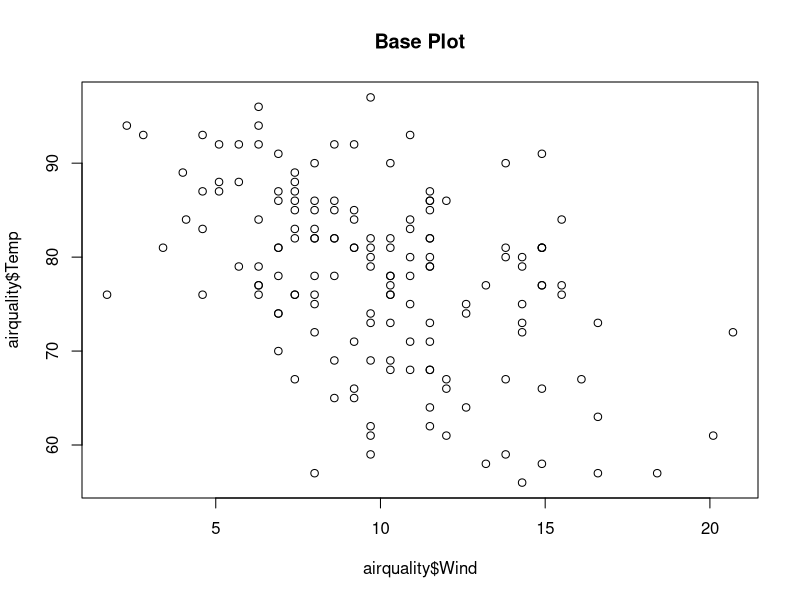
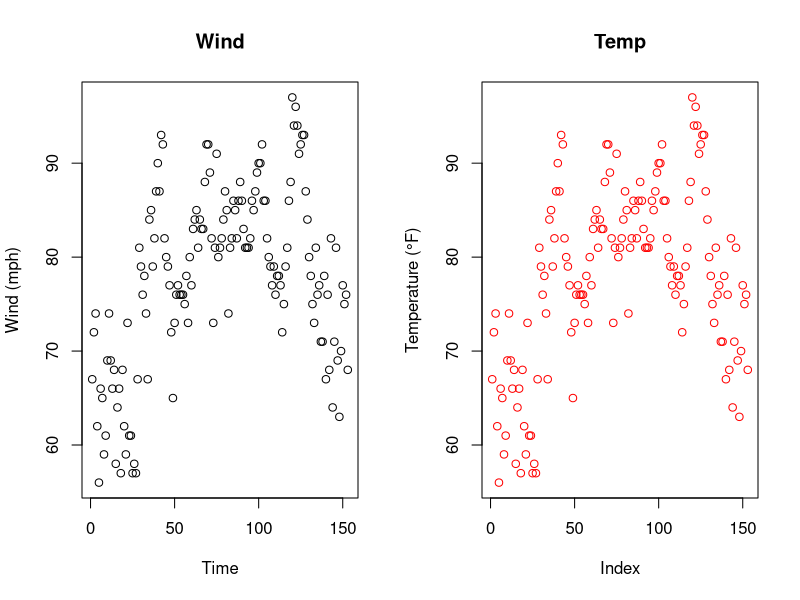

Generate these figures, in order, with R:
data("airquality")
head(airquality)
plot(airquality$Wind,airquality$Temp,
     main ="Base Plot")



# multiple plots mfrow or mfcol
par(mfrow = c(1, 2))

plot(airquality$Temp,
     main = "Wind",
     ylab = "Wind (mph)",
     xlab="Time")


plot(airquality$Temp,
     main = "Temp",
     ylab = "Temperature (°F)",col="red")




